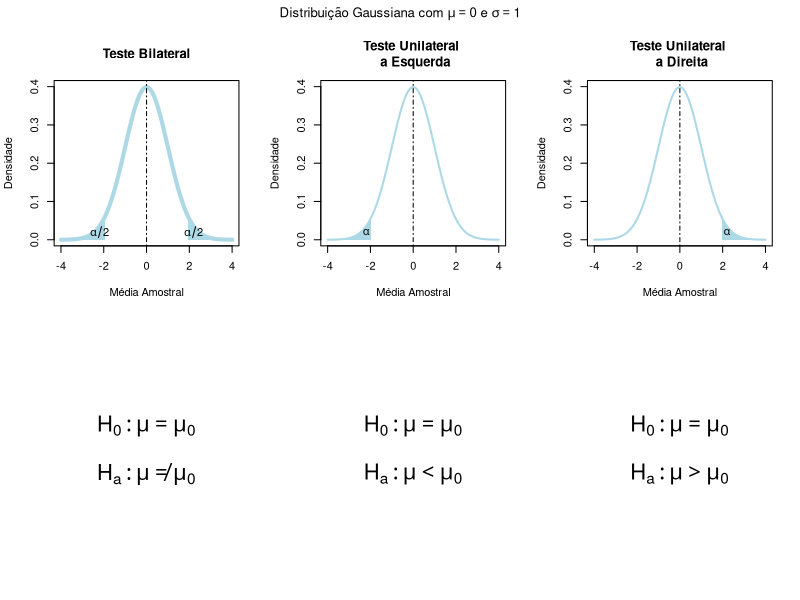
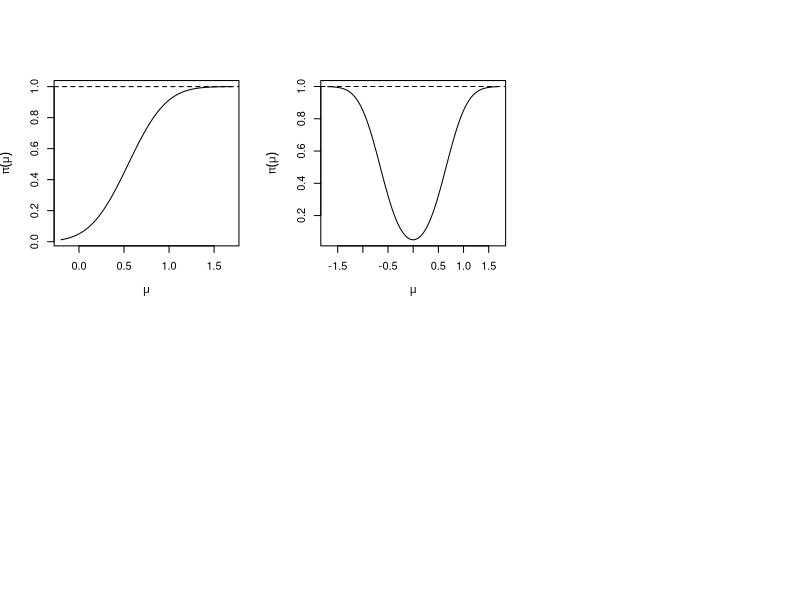

Here is the R script that generated these plots, in order:
## ---- chunk 1
knitr::opts_chunk$set(echo = FALSE)
## ---- chunk 2


par(mfrow=c(2,3), oma=c(0,0,2,0))

plot(function(x) dnorm(x) ,xlim=c(-4, 4), ylim=c(0, 0.4),main="Teste Bilateral", xlab="Média Amostral", ylab="Densidade", lwd=4, col="lightblue")
abline(v=0, lty=4)
xx <- seq(-4, -1.96, l=200)
yy <- rbind(cbind(rev(xx), 0), cbind(xx, dnorm(xx)))
polygon(yy, col="lightblue", border = NA)
text(-2.2, 0.02, labels=expression(alpha/2), col="black")
xx <- seq(1.96, 4, l=200)
yy <- rbind(cbind(rev(xx), 0), cbind(xx, dnorm(xx)))
polygon(yy, col="lightblue", border= NA)
text(2.2, 0.02, labels=expression(alpha/2), col="black")

plot(function(x) dnorm(x) ,xlim=c(-4, 4), ylim=c(0, 0.4),main="Teste Unilateral \n a Esquerda", xlab="Média Amostral", ylab="Densidade", lwd=2, col="lightblue")
abline(v=0, lty=4)
xx <- seq(-4, -1.96, l=200)
yy <- rbind(cbind(rev(xx), 0), cbind(xx, dnorm(xx)))
polygon(yy, col="lightblue", border=NA)
text(-2.2, 0.02, labels=expression(alpha), col="black")


plot(function(x) dnorm(x) ,xlim=c(-4, 4), ylim=c(0, 0.4),main="Teste Unilateral \n a Direita", xlab="Média Amostral", ylab="Densidade", lwd=2, col="lightblue")
abline(v=0, lty=4)
xx <- seq(1.96, 4, l=200)
yy <- rbind(cbind(rev(xx), 0), cbind(xx, dnorm(xx)))
polygon(yy, col="lightblue", border=NA)
text(2.2, 0.02, labels=expression(alpha), col="black")


plot(1,4, axes=FALSE, xlab="", ylab="", col="white")
text(1,3.5,expression(H[a] :  mu != mu[0]), cex=2)
text(1,4.5,expression(H[0] :  mu == mu[0]), cex=2)


plot(1,4, axes=FALSE, xlab="", ylab="", col="white")
text(1,3.5,expression(H[a] :  mu < mu[0]), cex=2)
text(1,4.5,expression(H[0] :  mu == mu[0]), cex=2)


plot(1,4, axes=FALSE, xlab="", ylab="", col="white")
text(1,3.5,expression(H[a] :  mu > mu[0]), cex=2)
text(1,4.5,expression(H[0] :  mu == mu[0]), cex=2)

title(main=expression(paste("Distribuição Gaussiana com ", mu==0, " e ", sigma==1)), outer=TRUE)

## ---- chunk 3

pimu <- function(mu){ return(1-pnorm(((4.92-9*mu)/3))) }

mu <- seq(-0.2,1.7, length.out=1000)
y <- pimu(mu)
plot(mu, y, type="l", ylab=expression(pi(mu)), xlab=expression(mu), cex=1.2)
abline(h = 1, lty=2)

## ---- chunk 4

pimu <- function(mu, n){ 
  
  dif <- pnorm(1.96-sqrt(n)*mu) - pnorm(-1.96-sqrt(n)*mu)
  return(1-dif) 
}

mu <- seq(-1.7,1.7, length.out=1000)
y <- pimu(mu, n=9)
plot(mu, y, type="l", ylab=expression(pi(mu)), xlab=expression(mu), cex=1.2)
abline(h = 1, lty=2)

